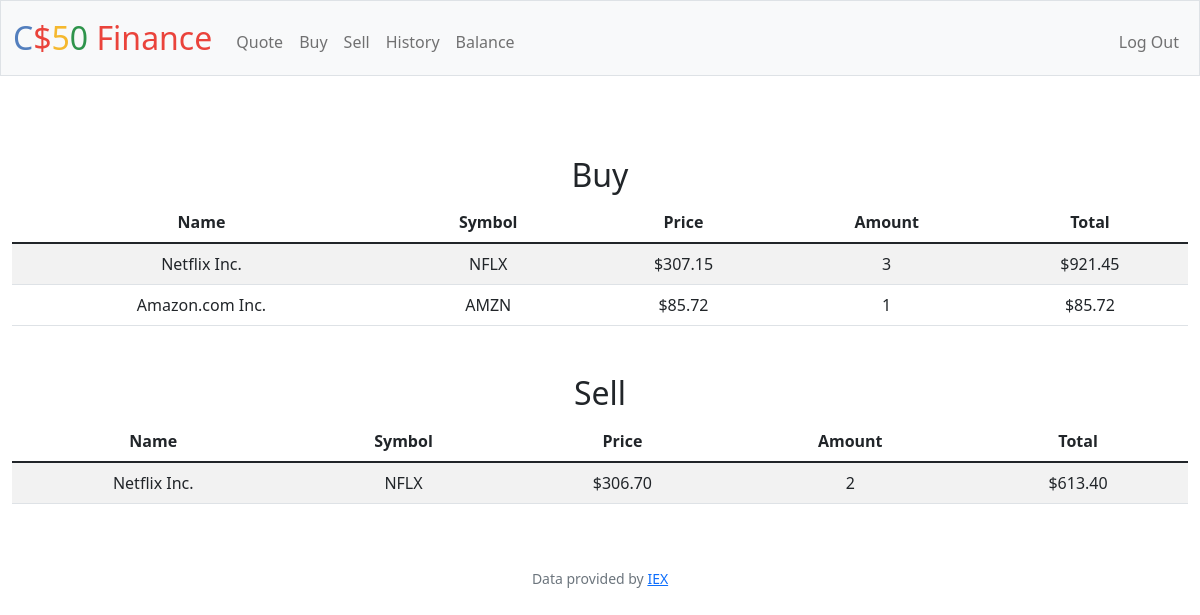
The app's page /history (signed in) with its own data.
### tables this page shows
CREATE TABLE 'transactions' ('id' INTEGER PRIMARY KEY AUTOINCREMENT NOT NULL, 'name' TEXT NOT NULL, 'stock' TEXT NOT NULL, 'price' NUMERIC NOT NULL,"buy" INTEGER NOT NULL, 'total' NUMERIC NOT NULL, 'symbol' TEXT, sell integer);

### app.py (the view)
@app.route("/history")
@login_required
def history():
    buys = db.execute("SELECT stock, price, buy, symbol, total FROM transactions WHERE buy > 0 AND name = ?", session["user_id"])
    for i in range(len(buys)):
        buys[i]['price'] = usd(buys[i]['price'])
        buys[i]['total'] = usd(buys[i]['total'])
    sells = db.execute("SELECT stock, price, sell, symbol, total FROM transactions WHERE sell > 0 AND name = ?", session["user_id"])
    for j in range(len(sells)):
        sells[j]['price'] = usd(sells[j]['price'])
        sells[j]['total'] = usd(sells[j]['total'])
    return render_template("history.html", buys=buys, sells=sells)

### app.py (called while the page is built)
@app.after_request
def after_request(response):
    response.headers["Cache-Control"] = "no-cache, no-store, must-revalidate"
    response.headers["Expires"] = 0
    response.headers["Pragma"] = "no-cache"
    return response

### helpers.py (called while the page is built)
def login_required(f):
    @wraps(f)
    def decorated_function(*args, **kwargs):
        if session.get("user_id") is None:
            return redirect("/login")
        return f(*args, **kwargs)
    return decorated_function

def usd(value):
    return f"${value:,.2f}"

### templates/history.html (shortened to what this page needs)
{% extends "layout.html" %}
{% block main %}
<div class="section">
    <h2>Buy</h2>
    <table class="table table-striped">
        <thead>
            <tr>
                <th>Name</th>
                <th>Symbol</th>
                <th>Price</th>
                <th>Amount</th>
                <th>Total</th>
            </tr>
        </thead>
        <tbody>
            {% for buy in buys %}
                <tr>
                    <td>{{ buy.stock }}</td>
                    <td>{{ buy.symbol }}</td>
                    <td>{{ buy.price }}</td>
                    <td>{{ buy.buy }}</td>
                    <td>{{ buy.total }}</td>
                </tr>
            {% endfor %}
        </tbody>
    </table>
    <h2>Sell</h2>
    <table class="table table-striped">
        <thead>
            <tr>
                <th>Name</th>
                <th>Symbol</th>
                <th>Price</th>
                <th>Amount</th>
                <th>Total</th>
            </tr>
        </thead>
        <tbody>
            {% for sell in sells %}
                <tr>
                    <td>{{ sell.stock }}</td>
                    <td>{{ sell.symbol }}</td>
                    <td>{{ sell.price }}</td>
                    <td>{{ sell.sell }}</td>
                    <td>{{ sell.total }}</td>
                </tr>
            {% endfor %}
        </tbody>
    </table>
</div>
{% endblock %}

### static/styles.css (style rules this page uses)
h2 { padding-top: 2rem; }

### records on screen
transactions: stock "Netflix Inc.", symbol "NFLX", price "$307.15", buy "3", total "$921.45"
transactions: stock "Amazon.com Inc.", symbol "AMZN", price "$85.72", buy "1", total "$85.72"
transactions: stock "Netflix Inc.", symbol "NFLX", price "$306.70", sell "2", total "$613.40"
